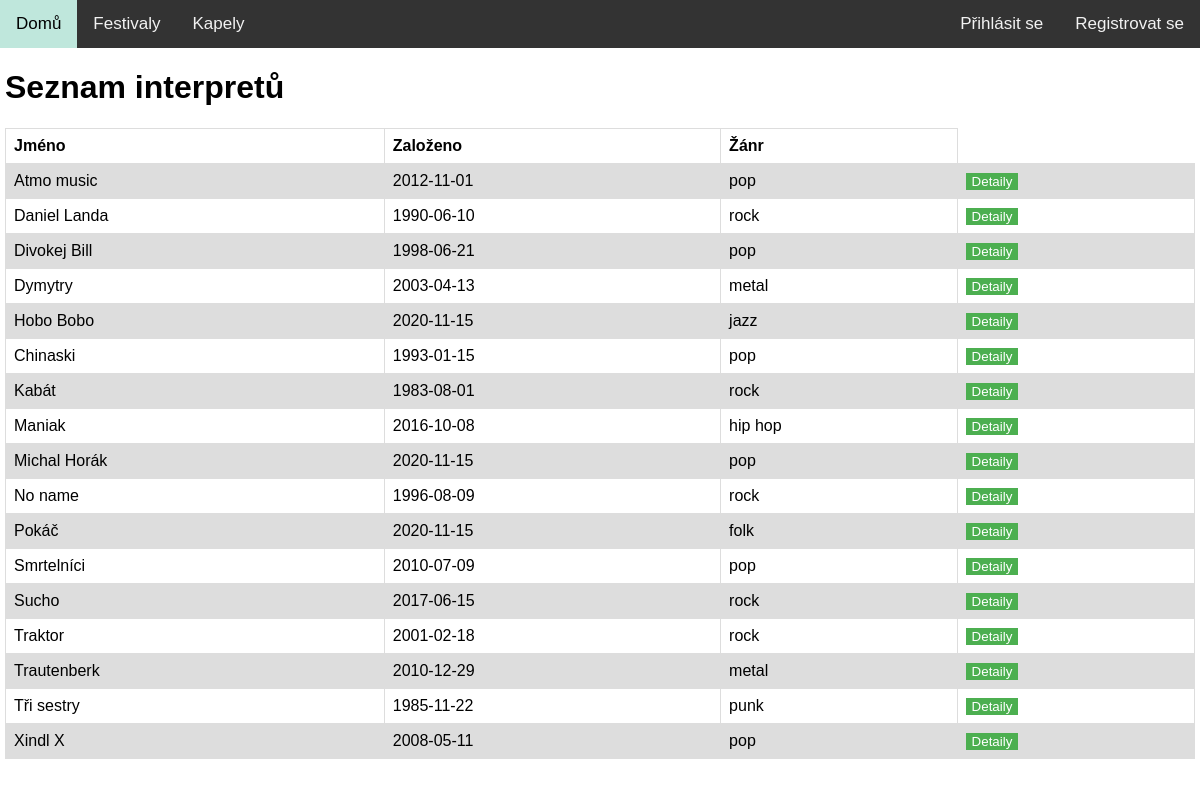
The app's page /bands.php with its own data.
### tables this page shows
CREATE TABLE IF NOT EXISTS `Interpret` (
  `id` int(1) NOT NULL AUTO_INCREMENT,
  `jmeno` varchar(30) NOT NULL,
  `logo_img` varchar(30) DEFAULT NULL,
  `datum_vzniku` date NOT NULL,
  `zanr` varchar(30) NOT NULL,
  PRIMARY KEY (`id`),
  UNIQUE KEY `jmeno` (`jmeno`)
);

### web/functions.php (the view, shortened to what this page needs)
<?php
function print_header($title)
{
?>
<!DOCTYPE html>
<html lang="cs">
<head>
</head>
<body>
    <nav class="topnav">
        <span style="float:left">
            <a href="index.php">Domů</a>
            <a href="festivals.php">Festivaly</a>
            <a href="bands.php">Kapely</a>
        </span>
        <span style="float:right">
            <?php
            if (isset($_SESSION['user']))
                echo '<span class="user">Uživatel: <b>', $_SESSION['user'], '</b></span>
                <a href="edit.php">Upravit profil</a>
                <a href="tickets.php">Moje rezervace</a>
                <a href="logout.php">Odhlásit se</a>';
            else
                echo '<a href="login.php">Přihlásit se</a>
                <a href="register.php">Registrovat se</a>';
            ?>
        </span>
        <br clear: both>
    </nav>
    <div class="main_body">
<?php
}
function print_footer()
{
?>
    </div>
</body>
</html>
<?php
}
function print_table($header, $columns, $table, $rows=null, $details=null, $edit=null, $delete=null)
{
    echo "<table>\n";
    echo "<tr>";
    foreach ($header as $column)
        echo "<th>${column}</th>";
    echo "</tr>\n";
    while ($row = $rows->fetch())
    {
        echo "<tr>";
        foreach ($columns as $column)
            echo '<td>', $row[$column], '</td>';
        if ($details !== null)
            echo '<td><a href="', $details, '?details=', $row['id'], '"><button class="button button1">Detaily</button></a></td>';
        echo "</tr>\n";
    }
    echo "</table>\n";
}

### web/bands.php (shortened to what this page needs)
<?php
    require 'functions.php';
    print_header('Interpreti');
    echo "<h1>Seznam interpretů</h1>\n";
    try {
        $rows = $pdo->query('SELECT id, jmeno, datum_vzniku, zanr FROM Interpret ORDER BY jmeno ASC');
    }
    catch (PDOException $e) {
        echo '<h2>Spojení s databází selhalo: ' .$e->getMessage().'</h2>';
    }
    print_table(
        array('Jméno', 'Založeno', 'Žánr'),
        array('jmeno', 'datum_vzniku', 'zanr'),
        '',
        $rows,
        'bands.php'
    );
    print_footer();
?>

### web/functions.php (style rules this page uses)
body { margin: 0; font-family: Arial, Helvetica, sans-serif; }
.topnav { overflow: hidden; background-color: #333; }
.main_body { padding: 0px 5px; }
.topnav a, .user { float: left; color: #f2f2f2; text-align: center; padding: 14px 16px; text-decoration: none; font-size: 17px; }
table { font-family: arial, sans-serif; border-collapse: collapse; width: 100%; }
td, th { border: 1px solid #dddddd; text-align: left; padding: 8px; }
tr:nth-child(even) { background-color: #dddddd; }
.button { border: none; color: white; text-align: center; display: inline-block; }
.button1 { background-color: #4CAF50; }

### records on screen
interpret: jmeno "Atmo music", datum_vzniku "2012-11-01", zanr "pop"
interpret: jmeno "Daniel Landa", datum_vzniku "1990-06-10", zanr "rock"
interpret: jmeno "Divokej Bill", datum_vzniku "1998-06-21", zanr "pop"
interpret: jmeno "Dymytry", datum_vzniku "2003-04-13", zanr "metal"
interpret: jmeno "Hobo Bobo", datum_vzniku "2020-11-15", zanr "jazz"
interpret: jmeno "Chinaski", datum_vzniku "1993-01-15", zanr "pop"
interpret: jmeno "Kabát", datum_vzniku "1983-08-01", zanr "rock"
interpret: jmeno "Maniak", datum_vzniku "2016-10-08", zanr "hip hop"
interpret: jmeno "Michal Horák", datum_vzniku "2020-11-15", zanr "pop"
interpret: jmeno "No name", datum_vzniku "1996-08-09", zanr "rock"
interpret: jmeno "Pokáč", datum_vzniku "2020-11-15", zanr "folk"
interpret: jmeno "Smrtelníci", datum_vzniku "2010-07-09", zanr "pop"
interpret: jmeno "Sucho", datum_vzniku "2017-06-15", zanr "rock"
interpret: jmeno "Traktor", datum_vzniku "2001-02-18", zanr "rock"
interpret: jmeno "Trautenberk", datum_vzniku "2010-12-29", zanr "metal"
interpret: jmeno "Tři sestry", datum_vzniku "1985-11-22", zanr "punk"
interpret: jmeno "Xindl X", datum_vzniku "2008-05-11", zanr "pop"

### other values on screen
column "Jméno"
column "Založeno"
column "Žánr"
